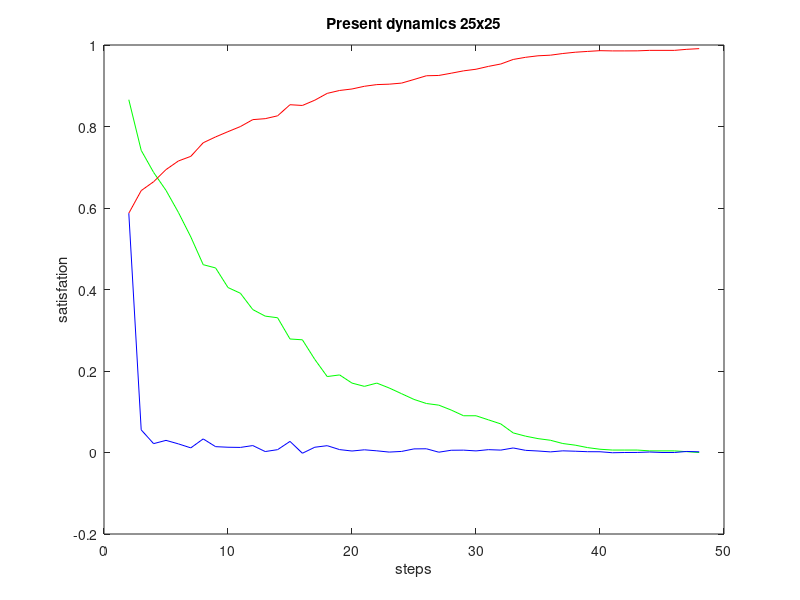

Write MATLAB code to recreate this figure.
dynamics = [
NaN,NaN,NaN;
0.8657314629258517,0.5871155008429557,0.5871155008429557;
0.7414829659318637,0.6426885517065873,5.557305086363167e-2;
0.687374749498998,0.6644471482647838,2.175859655819638e-2;
0.6432865731462926,0.6942313197824221,2.9784171517638368e-2;
0.5891783567134269,0.7154046187613323,2.1173298978910227e-2;
0.5290581162324649,0.7267519165314758,1.13472977701434e-2;
0.46092184368737477,0.7601146737920286,3.3362757260552864e-2;
0.4529058116232465,0.7744640073798398,1.434933358781122e-2;
0.40480961923847697,0.787383497153036,1.2919489773196232e-2;
0.3907815631262525,0.7998544708464548,1.2470973693418687e-2;
0.35070140280561124,0.8168813818112411,1.7026910964786365e-2;
0.3346693386773547,0.8192305245411453,2.3491427299042428e-3;
0.3306613226452906,0.8262071762572771,6.976651716131788e-3;
0.2785571142284569,0.8534457804497885,2.7238604192511374e-2;
0.27655310621242485,0.8516405827528066,-1.8051976969818788e-3;
0.22845691382765532,0.8645735916276989,1.2933008874892288e-2;
0.18637274549098196,0.8813006966313576,1.6727105003658704e-2;
0.1903807615230461,0.888418106053376,7.117409422018389e-3;
0.17034068136272545,0.8920754206826342,3.6573146292582666e-3;
0.1623246492985972,0.8987109138912741,6.635493208639883e-3;
0.17034068136272545,0.9028374208734927,4.126506982218504e-3;
0.15831663326653306,0.9038823679104241,1.0449470369314053e-3;
0.14428857715430862,0.9065217737061423,2.639405795718174e-3;
0.13026052104208416,0.9153783757992174,8.856602093075224e-3;
0.12024048096192384,0.9245252409581072,9.146865158889725e-3;
0.11623246492985972,0.9252679963100797,7.427553519725492e-4;
0.10420841683366733,0.9307909469733118,5.522950663232076e-3;
9.018036072144289e-2,0.9365985940134232,5.807647040111299e-3;
9.018036072144289e-2,0.9405199287463814,3.921334732958215e-3;
8.016032064128256e-2,0.9475093043229307,6.989375576549372e-3;
7.014028056112225e-2,0.9534052231447021,5.895918821771417e-3;
4.809619238476954e-2,0.9645409867353752,1.1135763590673123e-2;
4.008016032064128e-2,0.9698174126029835,5.276425867608229e-3;
3.406813627254509e-2,0.9735097178483951,3.6923052454116093e-3;
3.006012024048096e-2,0.9750238572382858,1.5141393898907309e-3;
2.2044088176352707e-2,0.9791193498107323,4.095492572446575e-3;
1.8036072144288578e-2,0.9822748671947066,3.155517383974173e-3;
1.2024048096192385e-2,0.9842502465247955,1.9753793300889377e-3;
8.016032064128256e-3,0.9860999777332441,1.84973120844861e-3;
6.012024048096192e-3,0.9855178611190634,-5.821166141807012e-4;
6.012024048096192e-3,0.9855202468428921,2.385723828688798e-6;
6.012024048096192e-3,0.9856514616534655,1.312148105734412e-4;
4.008016032064128e-3,0.9868371663962845,1.185704742818918e-3;
4.008016032064128e-3,0.9868371663962846,1.1391466705572748e-16;
4.008016032064128e-3,0.9868371663962845,-1.1391466705572748e-16;
2.004008016032064e-3,0.9894169290962876,2.5797627000032322e-3;
0.0,0.9910869357763142,1.6700066800265682e-3;
];

unsatisfiedRatio = dynamics (:, 1);
similarity = dynamics (:, 2);
similarityChange = dynamics (:, 3);

figure
plot (unsatisfiedRatio.', 'color', 'green');
hold on
plot (similarity.', 'color', 'red');
hold on
plot (similarityChange.', 'color', 'blue');

xlabel ('steps');
ylabel ('satisfation');

title ('Present dynamics 25x25');
